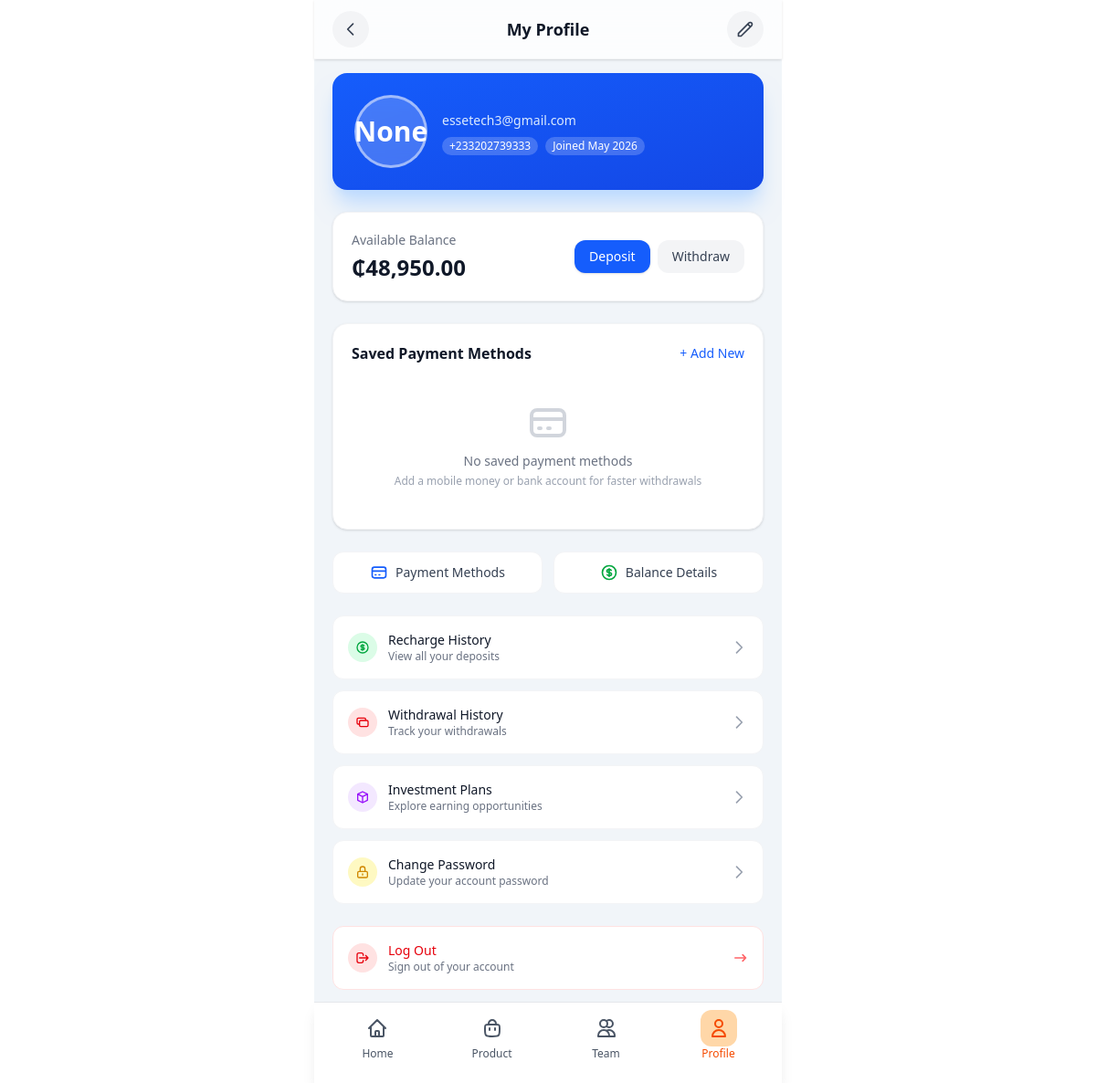
Page /profile/ (signed in) on the earlier database version.
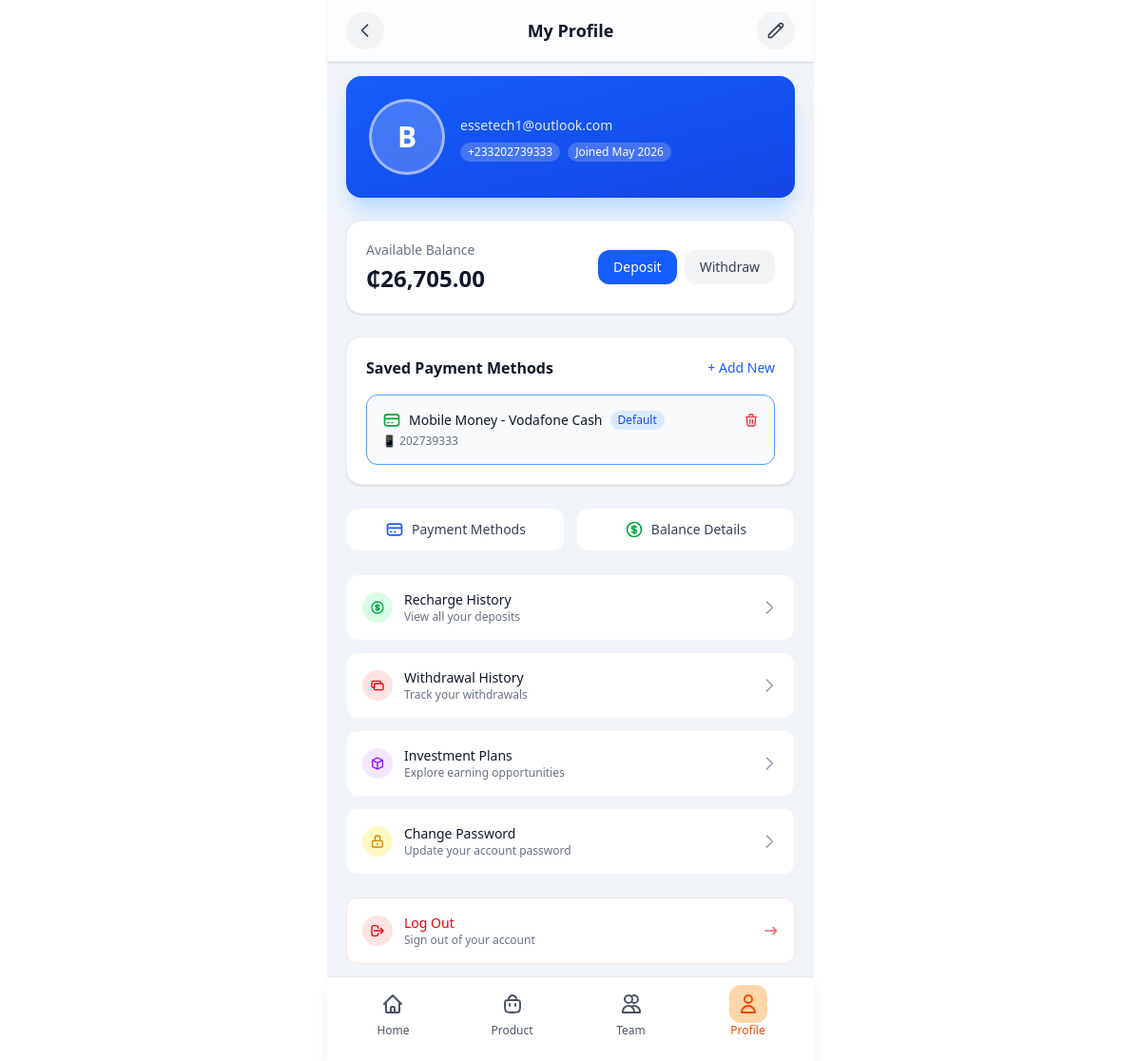
Same page on the later database version.
### iCare_auth/models.py (models this page shows, shortened)
class User(AbstractBaseUser, PermissionsMixin):
    phone_number = PhoneNumberField(unique=True, region='GH', verbose_name='Phone Number')
    email = models.EmailField(blank=True, null=True, unique=True)
    is_active = models.BooleanField(default=True)
    is_staff = models.BooleanField(default=False)
    date_joined = models.DateTimeField(auto_now_add=True)
    USERNAME_FIELD = 'phone_number'
    REQUIRED_FIELDS = []
    objects = UserManager()

class UserProfile(models.Model):
    user = models.OneToOneField(User, on_delete=models.CASCADE, related_name='profile')
    full_name = models.CharField(max_length=255, blank=True, null=True)
    email = models.EmailField(blank=True, null=True)
    address = models.TextField(blank=True, null=True)
    date_of_birth = models.DateField(blank=True, null=True)
    created_at = models.DateTimeField(auto_now_add=True)
    updated_at = models.DateTimeField(auto_now=True)

### core/models.py (models this page shows, shortened)
class UserBalance(models.Model):
    user = models.OneToOneField(
        settings.AUTH_USER_MODEL,
        on_delete=models.CASCADE,
        related_name='balance'
    )
    balance = models.DecimalField(max_digits=12, decimal_places=2, default=0)
    currency = models.CharField(max_length=10, default='GHS')
    created_at = models.DateTimeField(auto_now_add=True)
    updated_at = models.DateTimeField(auto_now=True)
    class Meta:
        verbose_name = 'User Balance'
        verbose_name_plural = 'User Balances'

class SavedAccount(models.Model):
    ACCOUNT_TYPES = [
        ('mobile_money', 'Mobile Money'),
        ('bank_transfer', 'Bank Transfer'),
    ]
    NETWORKS = [
        ('mtn', 'MTN Mobile Money'),
        ('vodafone', 'Vodafone Cash'),
        ('airteltigo', 'AirtelTigo Money'),
    ]
    id = models.UUIDField(primary_key=True, default=uuid.uuid4, editable=False)
    user = models.ForeignKey(
        settings.AUTH_USER_MODEL,
        on_delete=models.CASCADE,
        related_name='saved_accounts'
    )
    account_type = models.CharField(max_length=32, choices=ACCOUNT_TYPES)
    network = models.CharField(max_length=32, choices=NETWORKS, blank=True, null=True)
    phone_number = models.CharField(max_length=15, blank=True, null=True)
    bank_name = models.CharField(max_length=100, blank=True, null=True)
    account_number = models.CharField(max_length=50, blank=True, null=True)
    account_name = models.CharField(max_length=200, blank=True, null=True)
    is_default = models.BooleanField(default=False)
    created_at = models.DateTimeField(auto_now_add=True)
    class Meta:
        ordering = ['-is_default', '-created_at']
        constraints = [
            models.UniqueConstraint(
                fields=['user', 'account_type', 'network', 'phone_number'],
                condition=models.Q(account_type='mobile_money'),
                name='unique_mobile_money_account'
            ),
            models.UniqueConstraint(
                fields=['user', 'account_type', 'bank_name', 'account_number'],
                condition=models.Q(account_type='bank_transfer'),
                name='unique_bank_account'
            ),
        ]

### iCare_auth/views.py (the view)
# urls.py: path('profile/', views.profile, name='profile'),
@login_required
def profile(request):
    user_balance, created = UserBalance.objects.get_or_create(
        user=request.user,
        defaults={'balance': 0, 'currency': 'GHS'}
    )
    profile, created = UserProfile.objects.get_or_create(
        user=request.user,
        defaults={
            'full_name': f"{request.user.profile.full_name}".strip() or str(request.user.phone_number),
            'email': request.user.email,
        }
    )
    saved_accounts = SavedAccount.objects.filter(user=request.user)
    recent_transactions = RechargeTransaction.objects.filter(
        user=request.user
    ).order_by('-created_at')[:5]
    recent_withdrawals = WithdrawalTransaction.objects.filter(
        user=request.user
    ).order_by('-created_at')[:5]
    active_investments = UserInvestment.objects.filter(
        user=request.user,
        status='active'
    ).select_related('product')[:3]
    total_invested = UserInvestment.objects.filter(
        user=request.user,
        status='active'
    ).aggregate(Sum('amount'))['amount__sum'] or 0
    total_earnings = 0
    for investment in active_investments:
        total_earnings += investment.calculate_earned_so_far()
    profile_form = UserProfileForm(instance=profile, user=request.user)
    password_form = CustomPasswordChangeForm(user=request.user)
    context = {
        'user_balance': user_balance,
        'user': request.user,
        'profile': profile,
        'saved_accounts': saved_accounts,
        'recent_transactions': recent_transactions,
        'recent_withdrawals': recent_withdrawals,
        'active_investments': active_investments,
        'total_invested': total_invested,
        'total_earnings': total_earnings,
        'profile_form': profile_form,
        'password_form': password_form,
    }
    return render(request, 'auth/profile.html', context)

### core/models.py (called while the page is built, shortened)
    def calculate_earned_so_far(self):
        if self.status != 'active':
            return 0
        if not self.product.daily_earnings or not self.expires_at:
            return 0

### iCare_auth/templates/auth/profile.html (shortened to what the changed rows need)
{% extends "iCare/base.html" %}
{% load static %}
{% load humanize %}
{% block content %}
<div class="min-h-screen pb-8">
    <div class="fixed top-0 left-0 right-0 max-w-lg mx-auto z-50 bg-white/80 backdrop-blur-xl border-b border-gray-100 px-5 py-3 flex items-center justify-between shadow-sm">
        <h1 class="text-lg font-bold text-gray-900">My Profile</h1>
    </div>
    <div class="pt-20 pb-[70px] px-5 max-w-lg mx-auto bg-slate-100">
        <div class="bg-gradient-to-br from-blue-600 to-blue-700 rounded-2xl p-6 shadow-xl shadow-blue-200 mb-6">
            <div class="flex items-center gap-4">
                <div class="w-20 h-20 rounded-full bg-white/20 backdrop-blur-sm flex items-center justify-center border-3 border-white/50">
                    <span class="text-3xl font-bold text-white">
                        {{ user.profile.full_name|slice:"1" }}
                    </span>
                </div>
                <div class="flex-1">
                    <p class="text-blue-100 text-sm mt-1">{{ user.email|default:"No email set" }}</p>
                    <div class="flex items-center gap-2 mt-2 flex-wrap">
                        <span class="text-xs bg-white/20 rounded-full px-2 py-0.5 text-white">
                            {{ user.phone_number|default:"No phone" }}
                        </span>
                        <span class="text-xs bg-white/20 rounded-full px-2 py-0.5 text-white">
                            Joined {{ user.date_joined|date:"M Y" }}
                        </span>
                    </div>
                </div>
            </div>
        </div>
        <div class="bg-white rounded-2xl p-5 shadow-sm border border-gray-100 mb-6">
            <div class="flex justify-between items-center flex-wrap gap-[1rem]">
                <div>
                    <p class="text-sm text-gray-500 font-medium">Available Balance</p>
                    <p class="text-2xl font-bold text-gray-900 mt-1">₵{{ user_balance.balance|floatformat:2|intcomma }}</p>
                </div>
            </div>
        </div>
        <div class="bg-white rounded-2xl p-5 shadow-sm border border-gray-100 mb-6">
            {% if saved_accounts %}
                <div class="space-y-3">
                    {% for account in saved_accounts %}
                    <div class="p-4 bg-gray-50 rounded-xl border {% if account.is_default %}border-blue-400 bg-blue-50/30{% else %}border-gray-200{% endif %}">
                        <div class="flex justify-between items-start">
                            <div class="flex-1">
                                <div class="flex items-center gap-2">
                                    {% if account.account_type == 'mobile_money' %}
                                        <svg class="w-5 h-5 text-green-600" fill="none" stroke="currentColor" viewBox="0 0 24 24">
                                            <path stroke-linecap="round" stroke-linejoin="round" stroke-width="2" d="M3 10h18M7 15h1m4 0h1m-7 4h12a3 3 0 003-3V8a3 3 0 00-3-3H6a3 3 0 00-3 3v8a3 3 0 003 3z"/>
                                        </svg>
                                    {% else %}
                                        <svg class="w-5 h-5 text-purple-600" fill="none" stroke="currentColor" viewBox="0 0 24 24">
                                            <path stroke-linecap="round" stroke-linejoin="round" stroke-width="2" d="M3 10h18M7 15h1m4 0h1m-7 4h12a3 3 0 003-3V8a3 3 0 00-3-3H6a3 3 0 00-3 3v8a3 3 0 003 3z"/>
                                        </svg>
                                    {% endif %}
                                    <span class="text-sm font-medium text-gray-900">
                                        {% if account.account_type == 'mobile_money' %}
                                            Mobile Money - {{ account.get_network_display }}
                                        {% else %}
                                            Bank Transfer - {{ account.bank_name }}
                                        {% endif %}
                                    </span>
                                    {% if account.is_default %}
                                        <span class="text-xs bg-blue-100 text-blue-700 px-2 py-0.5 rounded-full">Default</span>
                                    {% endif %}
                                </div>
                                <p class="text-xs text-gray-500 mt-1">
                                    {% if account.account_type == 'mobile_money' %}
                                        📱 {{ account.phone_number }}
                                    {% else %}
                                        🏦 Account: {{ account.account_number }}<br>
                                        👤 {{ account.account_name }}
                                    {% endif %}
                                </p>
                            </div>
                            <div class="flex gap-2">
                                <form method="post" action="{% url 'delete_saved_account' account.id %}" class="inline" onsubmit="return confirm('Remove this saved account?')">
                                    <button type="submit" class="text-red-500 hover:text-red-700" title="Remove">
                                        <svg class="w-4 h-4" fill="none" stroke="currentColor" viewBox="0 0 24 24">
                                            <path stroke-linecap="round" stroke-linejoin="round" stroke-width="2" d="M19 7l-.867 12.142A2 2 0 0116.138 21H7.862a2 2 0 01-1.995-1.858L5 7m5 4v6m4-6v6m1-10V4a1 1 0 00-1-1h-4a1 1 0 00-1 1v3M4 7h16"/>
                                        </svg>
                                    </button>
                                </form>
                            </div>
                        </div>
                    </div>
                    {% endfor %}
                </div>
            {% else %}
                <div class="text-center py-6">
                    <svg class="w-12 h-12 mx-auto text-gray-300 mb-2" fill="none" stroke="currentColor" viewBox="0 0 24 24">
                        <path stroke-linecap="round" stroke-linejoin="round" stroke-width="2" d="M3 10h18M7 15h1m4 0h1m-7 4h12a3 3 0 003-3V8a3 3 0 00-3-3H6a3 3 0 00-3 3v8a3 3 0 003 3z"/>
                    </svg>
                    <p class="text-sm text-gray-500">No saved payment methods</p>
                    <p class="text-xs text-gray-400 mt-1">Add a mobile money or bank account for faster withdrawals</p>
                </div>
            {% endif %}
        </div>
    </div>
</div>
{% endblock %}

Differences in the rows shown:
changed User: profile.full_name "None" → "B"; email "essetech3@gmail.com" → "essetech1@outlook.com"
changed UserBalance: balance "48,950.00" → "26,705.00"
added SavedAccount: account_type "mobile_money" (drawn), network "Vodafone Cash", is_default "Default", phone_number "202739333"
Other differences:
text no longer shown: "No saved payment methods Add a mobile money or bank account for faster withdrawals"
